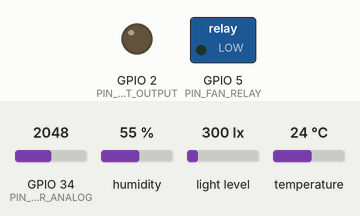
Bench run of a program on a simulated ESP32. On the bench: switched loads named in the program (green lamp = pin HIGH), output pins drawn as LEDs (lit = HIGH). Inputs (shaded band) come from the test bench; at power-on: GPIO 34 (PIN_LDR_ANALOG) = 2048, humidity 55 %, light level 300 lx, temperature 24 °C (analog values on the 0–4095 scale). WiFi joins after 1.5 s; servers stay silent unless stated; no MQTT or app messages arrive unless stated; not simulated (calls return 0 or success): secrets.example.h; names the files do not define were given values by the test bench: MQTT_PORT = 1883; what the program prints to the serial monitor is not drawn.

Above: at 1.5 s.
1.6 s: GPIO 34 (PIN_LDR_ANALOG) set to 1948
At 2.7 s:
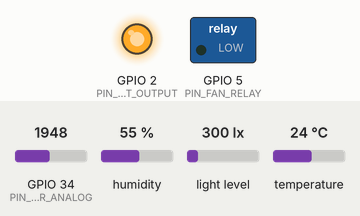
13.5 s: GPIO 34 (PIN_LDR_ANALOG) set to 2040
At 14.5 s:
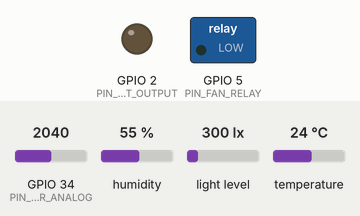
15.5 s: GPIO 34 (PIN_LDR_ANALOG) set to 1960
At 17.5 s:
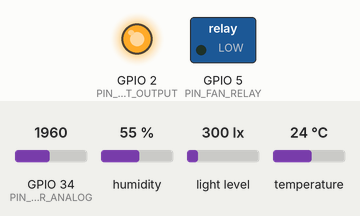
Timing chart, 0 to 19.0 s (numbered marks = the images above; inputs shaded):
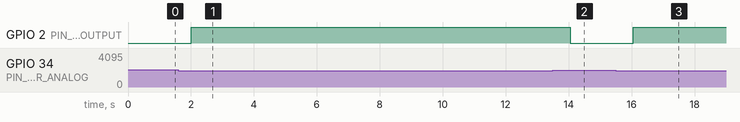

The program:

main.cpp
```cpp
#include <Arduino.h>
#include <ArduinoJson.h>
#include <BH1750.h>
#include <DHT.h>
#include <PubSubClient.h>
#include <WiFi.h>
#include <Wire.h>

#include "pins.h"
#if __has_include("secrets.h")
#include "secrets.h"
#else
#include "secrets.example.h"
#endif

namespace {
constexpr uint32_t SAMPLE_INTERVAL_MS = 2000;
constexpr uint32_t WIFI_RETRY_MS = 10000;
constexpr uint32_t MQTT_RETRY_MS = 5000;
constexpr char DEVICE_ID[] = "esp32_cluster2";
constexpr char SENSOR_TOPIC[] = "smarthome/sensor/cluster2";
constexpr char COMMAND_TOPIC[] = "smarthome/device/cluster2/command";
constexpr char ACK_TOPIC[] = "smarthome/device/cluster2/ack";
constexpr char STATUS_TOPIC[] = "smarthome/device/cluster2/status";
constexpr char SYSTEM_TOPIC[] = "smarthome/system/cluster2/status";

DHT dht(PIN_DHT, DHT_IS_DHT22 ? DHT22 : DHT11);
BH1750 lightMeter;
bool bh1750Found = false;
bool lightOn = false;
bool fanOn = false;
String currentMode = "AUTO";

uint32_t lastSampleAt = 0;
uint32_t lastWiFiAttempt = 0;
uint32_t lastMqttAttempt = 0;
uint32_t messageSequence = 0;
WiFiClient networkClient;
PubSubClient mqtt(networkClient);

void writePin(int pin, bool enabled, bool activeHigh) {
  const bool pinHigh = activeHigh ? enabled : !enabled;
  digitalWrite(pin, pinHigh ? HIGH : LOW);
}

void setLight(bool enabled) {
  if (lightOn == enabled) return;
  lightOn = enabled;
  writePin(PIN_LIGHT_OUTPUT, enabled, LIGHT_ACTIVE_HIGH);
  Serial.printf("[light] %s (mode=%s, darkness threshold: ADC < %d)\n",
                enabled ? "ON" : "OFF", currentMode.c_str(), ANALOG_DARK_THRESHOLD);
}

void setFan(bool enabled) {
  if (fanOn == enabled) return;
  fanOn = enabled;
  writePin(PIN_FAN_RELAY, enabled, RELAY_ACTIVE_HIGH);
  Serial.printf("[fan] %s (mode=%s)\n", enabled ? "ON" : "OFF", currentMode.c_str());
}

void publishStatus() {
  if (!mqtt.connected()) return;
  JsonDocument doc;
  doc["schema_version"] = 1;
  doc["device_id"] = DEVICE_ID;
  doc["online"] = true;
  doc["mode"] = currentMode;
  doc["outputs"]["light"] = lightOn;
  doc["outputs"]["fan"] = fanOn;
  doc["firmware_version"] = "1.1.0";
  char payload[256];
  const size_t size = serializeJson(doc, payload, sizeof(payload));
  if (size && size < sizeof(payload)) {
    mqtt.publish(STATUS_TOPIC, payload, true);
  }
}

void publishAck(const char *commandId, bool success, const char *error) {
  if (!mqtt.connected()) return;
  JsonDocument doc;
  doc["schema_version"] = 1;
  doc["command_id"] = commandId;
  doc["device_id"] = DEVICE_ID;
  doc["mode"] = currentMode;
  doc["success"] = success;
  doc["error"] = (error && error[0]) ? error : nullptr;
  doc["outputs"]["light"] = lightOn;
  doc["outputs"]["fan"] = fanOn;
  doc["timestamp_ms"] = millis();

  char payload[320];
  const size_t size = serializeJson(doc, payload, sizeof(payload));
  if (size && size < sizeof(payload)) {
    mqtt.publish(ACK_TOPIC, payload, false);
    Serial.printf("[ack] %s\n", payload);
  }
}

void publishTelemetry(int analogLight, bool isDark, float temperature,
                      float humidity, float lux) {
  if (!mqtt.connected()) return;
  JsonDocument doc;
  doc["schema_version"] = 1;
  char messageId[48];
  snprintf(messageId, sizeof(messageId), "cluster2_%08lx_%lu",
           (unsigned long)(ESP.getEfuseMac() & 0xffffffff),
           (unsigned long)++messageSequence);
  doc["message_id"] = messageId;
  doc["device_id"] = DEVICE_ID;
  doc["mode"] = currentMode;
  doc["timestamp_ms"] = millis();
  if (isfinite(temperature)) doc["temperature_c"] = temperature;
  else doc["temperature_c"] = nullptr;
  if (isfinite(humidity)) doc["humidity_pct"] = humidity;
  else doc["humidity_pct"] = nullptr;
  doc["light_adc"] = analogLight;
  if (isfinite(lux) && lux >= 0) doc["light_lux"] = lux;
  else doc["light_lux"] = nullptr;
  doc["is_dark"] = isDark;
  doc["outputs"]["light"] = lightOn;
  doc["outputs"]["fan"] = fanOn;

  char payload[384];
  const size_t size = serializeJson(doc, payload, sizeof(payload));
  if (size && size < sizeof(payload)) {
    if (mqtt.publish(SENSOR_TOPIC, payload, false)) {
      Serial.printf("[mqtt] %s\n", payload);
    } else {
      Serial.println("[mqtt] telemetry publish failed");
    }
  }
}

void handleCommand(const byte *payload, unsigned int length) {
  JsonDocument doc;
  const DeserializationError parseError = deserializeJson(doc, payload, length);
  const char *commandId = doc["command_id"] | "";
  if (parseError || !commandId[0]) {
    publishAck(commandId, false, "INVALID_COMMAND");
    return;
  }

  const char *target = doc["device_id"] | DEVICE_ID;
  if (strcmp(target, DEVICE_ID) != 0 &&
      strcmp(target, "light_2") != 0 &&
      strcmp(target, "light_1") != 0 &&
      strcmp(target, "fan_1") != 0) {
    publishAck(commandId, false, "UNKNOWN_DEVICE");
    return;
  }

  const char *mode = doc["mode"] | currentMode.c_str();
  if (strcmp(mode, "AUTO") != 0 && strcmp(mode, "MANUAL") != 0) {
    publishAck(commandId, false, "INVALID_MODE");
    return;
  }

  bool nextLight = lightOn;
  bool nextFan = fanOn;
  bool hasOutputChange = false;

  if (doc["outputs"].is<JsonObjectConst>()) {
    JsonObjectConst req = doc["outputs"].as<JsonObjectConst>();
    if (req["light"].is<bool>()) {
      nextLight = req["light"].as<bool>();
      hasOutputChange = true;
    }
    if (req["fan"].is<bool>()) {
      nextFan = req["fan"].as<bool>();
      hasOutputChange = true;
    }
  } else if (doc["state"].is<const char *>()) {
    const char *state = doc["state"];
    if (strcmp(state, "ON") == 0 || strcmp(state, "OFF") == 0) {
      const bool enabled = (strcmp(state, "ON") == 0);
      if (strcmp(target, "light_2") == 0 || strcmp(target, "light_1") == 0) {
        nextLight = enabled;
        hasOutputChange = true;
      } else if (strcmp(target, "fan_1") == 0) {
        nextFan = enabled;
        hasOutputChange = true;
      } else {
        publishAck(commandId, false, "DEVICE_REQUIRED");
        return;
      }
    } else {
      publishAck(commandId, false, "INVALID_STATE");
      return;
    }
  }

  currentMode = mode;
  if (hasOutputChange) {
    setLight(nextLight);
    setFan(nextFan);
  }

  publishAck(commandId, true, nullptr);
  publishStatus();
}

void mqttCallback(char *topic, byte *payload, unsigned int length) {
  if (strcmp(topic, COMMAND_TOPIC) == 0) {
    handleCommand(payload, length);
  }
}

void connectWiFi() {
  if (WiFi.isConnected()) return;
  const uint32_t now = millis();
  if (lastWiFiAttempt && now - lastWiFiAttempt < WIFI_RETRY_MS) return;
  lastWiFiAttempt = now;
  WiFi.mode(WIFI_STA);
  WiFi.setAutoReconnect(true);
  WiFi.persistent(false);
  WiFi.begin(WIFI_SSID, WIFI_PASSWORD);
  Serial.printf("[wifi] connecting to %s\n", WIFI_SSID);
}

void connectMqtt() {
  if (!WiFi.isConnected() || mqtt.connected()) return;
  const uint32_t now = millis();
  if (lastMqttAttempt && now - lastMqttAttempt < MQTT_RETRY_MS) return;
  lastMqttAttempt = now;
  const char *will = "{\"schema_version\":1,\"device_id\":\"esp32_cluster2\",\"online\":false}";
  const bool connected = MQTT_USERNAME[0]
      ? mqtt.connect(DEVICE_ID, MQTT_USERNAME, MQTT_PASSWORD, SYSTEM_TOPIC, 1, true, will)
      : mqtt.connect(DEVICE_ID, SYSTEM_TOPIC, 1, true, will);
  if (!connected) {
    Serial.printf("[mqtt] connect failed: %d\n", mqtt.state());
    return;
  }
  mqtt.subscribe(COMMAND_TOPIC, 1);
  mqtt.publish(SYSTEM_TOPIC,
      "{\"schema_version\":1,\"device_id\":\"esp32_cluster2\",\"online\":true,\"firmware_version\":\"1.1.0\"}", true);
  publishStatus();
  Serial.println("[mqtt] connected & subscribed to command topic");
}

void sampleAndControl() {
  const int analogLight = analogRead(PIN_LDR_ANALOG);
  float lux = NAN;
  if (bh1750Found) {
    lux = lightMeter.readLightLevel();
  }

  // Xác định trời tối / trời sáng:
  // - Mặc định dùng giá trị analog LDR (< ANALOG_DARK_THRESHOLD là trời tối)
  // - Nếu BH1750 có kết nối và đọc hợp lệ trong khi LDR không nối (ADC == 0), hỗ trợ đánh giá theo lux
  bool isDark = (analogLight < ANALOG_DARK_THRESHOLD);
  if (bh1750Found && isfinite(lux) && lux >= 0 && analogLight == 0) {
    isDark = (lux < LUX_DARK_THRESHOLD);
  }

  // Kịch bản tự động cho đèn: trời tối -> bật đèn, trời sáng -> tắt đèn
  if (currentMode == "AUTO") {
    setLight(isDark);
  }

  const float temperature = dht.readTemperature();
  const float humidity = dht.readHumidity();

  Serial.printf("[light sensor] LDR ADC=%d, dark=%s, BH1750=",
                analogLight, isDark ? "yes" : "no");
  if (bh1750Found && isfinite(lux) && lux >= 0) Serial.printf("%.1f lx\n", lux);
  else if (bh1750Found) Serial.println("read error");
  else Serial.println("not detected");

  if (!isfinite(temperature) || !isfinite(humidity)) {
    Serial.println("[DHT] read error; fan state unchanged");
    publishTelemetry(analogLight, isDark, temperature, humidity, lux);
    publishStatus();
    return;
  }

  Serial.printf("[DHT] temperature=%.1f C, humidity=%.1f %%\n", temperature, humidity);

  // Kịch bản tự động cho quạt:
  // Nếu độ ẩm thấp (<= FAN_HUMIDITY_LOW_PCT) VÀ nhiệt độ cao (>= FAN_TEMP_HIGH_C) -> Bật quạt
  // Không thỏa điều kiện -> Tắt quạt
  if (currentMode == "AUTO") {
    const bool shouldTurnOnFan =
        (temperature >= FAN_TEMP_HIGH_C) && (humidity <= FAN_HUMIDITY_LOW_PCT);
    setFan(shouldTurnOnFan);
  }

  publishTelemetry(analogLight, isDark, temperature, humidity, lux);
  publishStatus();
}
}  // namespace

void setup() {
  Serial.begin(115200);
  delay(300);

  // Đưa thiết bị đầu ra (đèn, quạt) về trạng thái TẮT an toàn khi khởi động
  writePin(PIN_LIGHT_OUTPUT, false, LIGHT_ACTIVE_HIGH);
  writePin(PIN_FAN_RELAY, false, RELAY_ACTIVE_HIGH);
  pinMode(PIN_LIGHT_OUTPUT, OUTPUT);
  pinMode(PIN_FAN_RELAY, OUTPUT);
  pinMode(PIN_LDR_ANALOG, INPUT);

  analogReadResolution(12);
  dht.begin();
  Wire.begin(PIN_I2C_SDA, PIN_I2C_SCL);
  bh1750Found = lightMeter.begin(BH1750::CONTINUOUS_HIGH_RES_MODE, 0x23, &Wire);

  WiFi.setAutoReconnect(true);
  WiFi.persistent(false);
  mqtt.setServer(MQTT_HOST, MQTT_PORT);
  mqtt.setCallback(mqttCallback);
  mqtt.setBufferSize(512);
  mqtt.setKeepAlive(30);

  Serial.println("\n[boot] Cluster 2 Environment & Light/Fan Automation Firmware 1.1.0");
  Serial.printf("[pins] DHT=GPIO%d, LDR=GPIO%d, I2C SDA/SCL=%d/%d, light=GPIO%d, fan relay=GPIO%d\n",
                PIN_DHT, PIN_LDR_ANALOG, PIN_I2C_SDA, PIN_I2C_SCL,
                PIN_LIGHT_OUTPUT, PIN_FAN_RELAY);
  Serial.printf("[BH1750] %s\n", bh1750Found ? "detected" : "not detected; using LDR ADC for light control");
  Serial.printf("[rules] dark ADC<%d -> Light ON else OFF; temp>=%.1f C AND humidity<=%.1f%% -> Fan ON else OFF\n",
                ANALOG_DARK_THRESHOLD, FAN_TEMP_HIGH_C, FAN_HUMIDITY_LOW_PCT);
  connectWiFi();
}

void loop() {
  connectWiFi();
  connectMqtt();
  if (mqtt.connected()) mqtt.loop();
  const uint32_t now = millis();
  if (now - lastSampleAt >= SAMPLE_INTERVAL_MS) {
    lastSampleAt = now;
    sampleAndControl();
  }
  delay(10);
}
```

secrets.example.h
```cpp
#pragma once

#define WIFI_SSID "your-wifi-ssid"
#define WIFI_PASSWORD "your-wifi-password"
#define MQTT_HOST "192.168.1.10"
#define MQTT_PORT 1883
#define MQTT_USERNAME ""
#define MQTT_PASSWORD ""
```

pins.h
```cpp
#pragma once

// Sơ đồ chân Cụm ESP32 2: Cảm biến nhiệt độ/độ ẩm DHT22 + Cảm biến ánh sáng + Đèn + Quạt
constexpr int PIN_DHT = 4;           // Cảm biến DHT22 (DATA)
constexpr int PIN_LIGHT_OUTPUT = 2;  // Đèn chiếu sáng (LED)
constexpr int PIN_FAN_RELAY = 5;     // Quạt 5V qua module Relay / MOSFET
constexpr int PIN_LDR_ANALOG = 34;   // Cảm biến ánh sáng LDR (Analog ADC)
constexpr int PIN_I2C_SDA = 22;      // BH1750 I2C SDA
constexpr int PIN_I2C_SCL = 21;      // BH1750 I2C SCL

constexpr bool DHT_IS_DHT22 = true;
constexpr bool LIGHT_ACTIVE_HIGH = true;
constexpr bool RELAY_ACTIVE_HIGH = true;

// Ngưỡng cảm biến ánh sáng:
// - Với LDR ADC: giá trị đọc < ANALOG_DARK_THRESHOLD được hiểu là trời tối -> bật đèn, ngược lại trời sáng -> tắt đèn
// - Với BH1750 (nếu dùng lux): lux < LUX_DARK_THRESHOLD là trời tối
constexpr int ANALOG_DARK_THRESHOLD = 2000;
constexpr float LUX_DARK_THRESHOLD = 50.0f;

// Ngưỡng điều khiển quạt tự động:
// Nhiệt độ cao (>= FAN_TEMP_HIGH_C) VÀ độ ẩm thấp (<= FAN_HUMIDITY_LOW_PCT) -> Bật quạt, ngược lại -> Tắt quạt
constexpr float FAN_TEMP_HIGH_C = 30.0f;
constexpr float FAN_HUMIDITY_LOW_PCT = 40.0f;

// Giữ alias tương thích ngược
constexpr float FAN_TEMP_ON_C = FAN_TEMP_HIGH_C;
constexpr float FAN_HUMIDITY_ON_PCT = FAN_HUMIDITY_LOW_PCT;
```

Measured:
- the behaviour switches between 2000 and 1999 on GPIO 34 (PIN_LDR_ANALOG) (found by bisection; images 0 and 1)
- after the input at 1.6 s, GPIO 2 (PIN_LIGHT_OUTPUT): LOW → HIGH after 0.40 s
- after the input at 13.5 s, GPIO 2 (PIN_LIGHT_OUTPUT): HIGH → LOW after 0.54 s
- after the input at 15.5 s, GPIO 2 (PIN_LIGHT_OUTPUT): LOW → HIGH after 0.55 s
